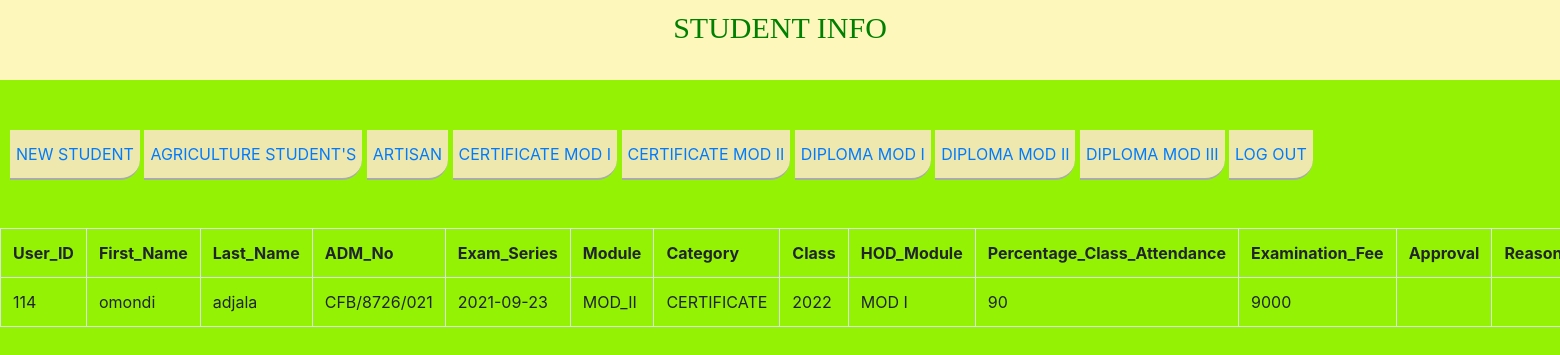
The app's page /agriculturehod.php with its own data.
### tables this page shows
CREATE TABLE `tablestudent` (
  `User_ID` int(50) NOT NULL,
  `First_Name` varchar(50) NOT NULL,
  `Middle_Name` varchar(50) NOT NULL,
  `Last_Name` varchar(50) NOT NULL,
  `ADM_No` varchar(50) NOT NULL,
  `Exam_Series` date NOT NULL,
  `Mobile_Phone` varchar(10) NOT NULL,
  `Department` varchar(50) NOT NULL,
  `Module` varchar(50) NOT NULL,
  `Diploma` varchar(50) NOT NULL,
  `ID_No` varchar(50) NOT NULL,
  `Latest_Knec_Slip` varchar(50) NOT NULL,
  `Birth_Cert_No` varchar(50) NOT NULL,
  `Class` varchar(50) NOT NULL,
  `Hod_Module` varchar(5) NOT NULL,
  `Percentage_Class_Attendance` int(3) NOT NULL,
  `Examination_Fee` int(50) NOT NULL,
  `Approved` varchar(20) NOT NULL,
  `Reason_If_Not_Approved` text NOT NULL,
  `Hod_Name` varchar(50) NOT NULL,
  `Period_Checked_By_Hod` date NOT NULL,
  `Fee_Balance` int(50) NOT NULL,
  `Exam_Fee_Paid` int(50) NOT NULL,
  `Exam_Fee_Not_Paid` int(50) NOT NULL,
  `Accountant_Name` varchar(50) NOT NULL,
  `Date_Checked_By_Accountant` date DEFAULT NULL,
  `Index_No` varchar(50) NOT NULL,
  `Photo_No` varchar(50) NOT NULL,
  `Comment_By_Principal` varchar(100) NOT NULL,
  `Signa` varchar(50) NOT NULL,
  `Date_Checked_By_Principal` text NOT NULL
);

### agriculturehod.php (the view, shortened to what this page needs)
<?php
$con =mysqli_connect("localhost","root","","Kisiwa");
$query ="SELECT *FROM tablestudent where Department ='Agriculture And Agricultural Engineering' ;";
$result =mysqli_query($con,$query);
?>
<!DOCTYPE html>
<html lang="en">
<head>
    <link rel="stylesheet" a href="CSS/bootstrap.css">
    <link rel="stylesheet" type="text/css" href="student.css">
</head>
<body style="background-color:rgb(148, 243, 4)" >
<div class="Title">
         <p>STUDENT INFO</p>
    </div>
    <br><br>
    <nav  >
      <button><a href="student.html">NEW STUDENT</a> </button>
      <button><a href="agriculturestudents.php">AGRICULTURE STUDENT'S </a> </button>
      <button><a href="artisanagriculture.php">ARTISAN </a></button>
      <button><a href="mod1certagriculture.php">CERTIFICATE MOD I </a></button>
      <button><a href="mod2certagriculture.php">CERTIFICATE MOD II</a> </button>
      <button><a href="mod1diplomaagriculture.php">DIPLOMA MOD I </a></button>
      <button><a href="mod2diplomaagriculture.php">DIPLOMA MOD II </a></button>
      <button><a href="mod3diplomaagriculture.php">DIPLOMA MOD III</a> </button>
      <button><a href="login.html">LOG OUT</a></button>
       </nav>
    <br><br>
        <div class="row">
            <div class="col lg-6 m-auto">
                    <table class="table table-bordered">
                        <t>
                            <th>User_ID</th>
                            <th>First_Name</th>
                            <th>Last_Name</th>
                            <th>ADM_No</th>
                            <th>Exam_Series</th>
                            <th>Module</th>
                            <th>Category</th>
                            <th>Class</th>
                            <th>HOD_Module</th>
                            <th>Percentage_Class_Attendance</th>
                            <th>Examination_Fee</th>
                            <th>Approval</th>
                            <th>Reason_If_Not_Approved</th>
                        </t>
                        <?php
                           while($row=mysqli_fetch_assoc($result))
                           {
                            $userid =$row["User_ID"];
                            $firstname=$row['First_Name'];
                            $lastname=$row['Last_Name'];
                            $admno=$row['ADM_No'];
                            $examseries=$row['Exam_Series'];
                            $diploma=$row['Diploma'];
                            $module=$row['Module'];
                            $class=$row['Class'];
                            $hodmodule=$row['Hod_Module'];
                            $attendance=$row['Percentage_Class_Attendance'];
                            $examfee=$row['Examination_Fee'];
                            $approved=$row['Approved'];
                            $reason=$row['Reason_If_Not_Approved'];
                        ?>
                           <tr>
                                        <td><?php echo $userid; ?></td>
                                        <td><?php echo $firstname; ?></td>
                                        <td><?php echo $lastname;?></td>
                                        <td><?php echo $admno; ?></td>
                                        <td><?php echo $examseries; ?></td>
                                        <td><?php echo $diploma;?></td>
                                        <td><?php echo $module; ?></td>
                                        <td><?php echo $class;?></td>
                                        <td><?php echo $hodmodule; ?></td>
                                        <td><?php echo $attendance; ?></td>
                                        <td><?php echo $examfee;?></td>
                                        <td><?php echo $approved; ?></td>
                                        <td><?php echo $reason; ?></td>
                             </tr>
                        <?php
                        }
                        ?>
                    </table>
            </div>
        </div>
</body>
</html>

### student.css (style rules this page uses)
body { background-color: rgba(148, 243, 4,1.0); }
.Title { color:green; font-size: 30px; font-family: 'Times New Roman', Times, serif; background-color: rgb(253, 247, 188); margin-top: 0px; margin-bottom: 2px; text-align: center; height: 80px; width: auto; padding-top: 5px; padding-bottom: 5px; padding-bottom: 40px; }
button { border-top: none; border-left: none; border-right: none; background-color: rgb(238, 232, 175); border-bottom-right-radius:20px; color:rgb(0, 0, 2) ; height: 50PX; border-color: #ffffff; margin-left: auto; }
nav { margin-left: 10px; }

### records on screen
tablestudent: User_ID "114", First_Name "omondi", Last_Name "adjala", ADM_No "CFB/8726/021", Exam_Series "2021-09-23", Diploma "MOD_II", Module "CERTIFICATE", Class "2022", Hod_Module "MOD I", Percentage_Class_Attendance "90", Examination_Fee "9000"
